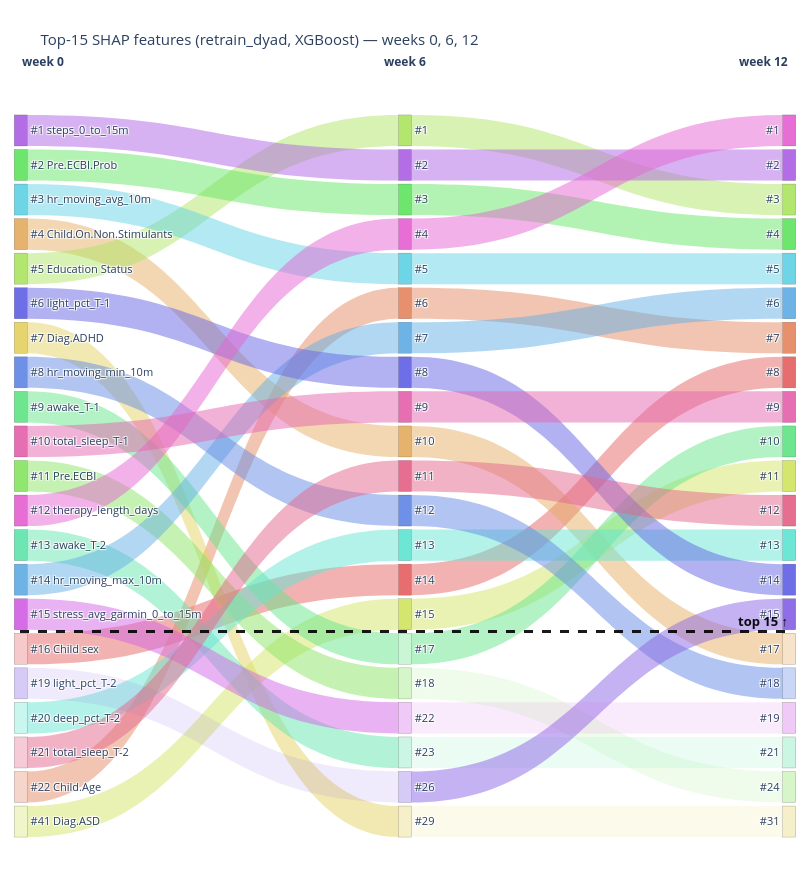

Notebook cell for this chart:
### Code cell
# Coarser view: start / mid / end of the studied window.
fig_coarse = feature_sankey(
    [0, 6, 12],
    importance_by_week,
    top_n=15,
    title="Top-15 SHAP features (retrain_dyad, XGBoost) — weeks 0, 6, 12",
)
fig_coarse.show()

### Figure 1 — Plotly figure (JSON) as saved in the notebook; plotly's stock layout.template omitted (floating-point values rounded to 4 significant figures)
{"data": [{"arrangement": "fixed", "link": {"color": ["rgba(229,103,103,0.5)", "rgba(229,139,103,0.5)", "rgba(229,175,103,0.5)", "rgba(229,211,103,0.5)", "rgba(211,229,103,0.5)", "rgba(175,229,103,0.5)", "rgba(139,229,103,0.5)", "rgba(103,229,103,0.5)", "rgba(103,229,139,0.5)", "rgba(103,229,175,0.5)", "rgba(103,229,211,0.5)", "rgba(103,211,229,0.5)", "rgba(103,175,229,0.5)", "rgba(103,139,229,0.5)", "rgba(103,103,229,0.5)", "rgba(139,103,229,0.13)", "rgba(175,103,229,0.5)", "rgba(211,103,229,0.5)", "rgba(229,103,211,0.5)", "rgba(229,103,175,0.5)", "rgba(229,103,139,0.5)", "rgba(229,103,103,0.5)", "rgba(229,139,103,0.5)", "rgba(229,175,103,0.5)", "rgba(229,211,103,0.13)", "rgba(211,229,103,0.5)", "rgba(175,229,103,0.5)", "rgba(139,229,103,0.13)", "rgba(103,229,103,0.5)", "rgba(103,229,139,0.5)", "rgba(103,229,175,0.13)", "rgba(103,229,211,0.5)", "rgba(103,211,229,0.5)", "rgba(103,175,229,0.5)", "rgba(103,139,229,0.5)", "rgba(103,103,229,0.5)", "rgba(139,103,229,0.5)", "rgba(175,103,229,0.5)", "rgba(211,103,229,0.13)", "rgba(229,103,211,0.5)", "rgba(229,103,175,0.5)", "rgba(229,103,139,0.5)"], "source": [15, 19, 3, 6, 20, 4, 10, 1, 8, 12, 17, 2, 13, 7, 5, 16, 0, 14, 11, 9, 18, 34, 26, 30, 41, 35, 21, 37, 23, 36, 39, 33, 25, 27, 32, 28, 40, 22, 38, 24, 29, 31], "target": [34, 26, 30, 41, 35, 21, 37, 23, 36, 39, 33, 25, 27, 32, 28, 40, 22, 38, 24, 29, 31, 49, 48, 57, 62, 52, 44, 61, 45, 51, 60, 54, 46, 47, 58, 55, 56, 43, 59, 42, 50, 53], "value": [1, 1, 1, 1, 1, 1, 1, 1, 1, 1, 1, 1, 1, 1, 1, 1, 1, 1, 1, 1, 1, 1, 1, 1, 1, 1, 1, 1, 1, 1, 1, 1, 1, 1, 1, 1, 1, 1, 1, 1, 1, 1]}, "node": {"color": ["rgba(175,103,229,0.95)", "rgba(103,229,103,0.95)", "rgba(103,211,229,0.95)", "rgba(229,175,103,0.95)", "rgba(175,229,103,0.95)", "rgba(103,103,229,0.95)", "rgba(229,211,103,0.95)", "rgba(103,139,229,0.95)", "rgba(103,229,139,0.95)", "rgba(229,103,175,0.95)", "rgba(139,229,103,0.95)", "rgba(229,103,211,0.95)", "rgba(103,229,175,0.95)", "rgba(103,175,229,0.95)", "rgba(211,103,229,0.95)", "rgba(229,103,103,0.35)", "rgba(139,103,229,0.35)", "rgba(103,229,211,0.35)", "rgba(229,103,139,0.35)", "rgba(229,139,103,0.35)", "rgba(211,229,103,0.35)", "rgba(175,229,103,0.95)", "rgba(175,103,229,0.95)", "rgba(103,229,103,0.95)", "rgba(229,103,211,0.95)", "rgba(103,211,229,0.95)", "rgba(229,139,103,0.95)", "rgba(103,175,229,0.95)", "rgba(103,103,229,0.95)", "rgba(229,103,175,0.95)", "rgba(229,175,103,0.95)", "rgba(229,103,139,0.95)", "rgba(103,139,229,0.95)", "rgba(103,229,211,0.95)", "rgba(229,103,103,0.95)", "rgba(211,229,103,0.95)", "rgba(103,229,139,0.35)", "rgba(139,229,103,0.35)", "rgba(211,103,229,0.35)", "rgba(103,229,175,0.35)", "rgba(139,103,229,0.35)", "rgba(229,211,103,0.35)", "rgba(229,103,211,0.95)", "rgba(175,103,229,0.95)", "rgba(175,229,103,0.95)", "rgba(103,229,103,0.95)", "rgba(103,211,229,0.95)", "rgba(103,175,229,0.95)", "rgba(229,139,103,0.95)", "rgba(229,103,103,0.95)", "rgba(229,103,175,0.95)", "rgba(103,229,139,0.95)", "rgba(211,229,103,0.95)", "rgba(229,103,139,0.95)", "rgba(103,229,211,0.95)", "rgba(103,103,229,0.95)", "rgba(139,103,229,0.95)", "rgba(229,175,103,0.35)", "rgba(103,139,229,0.35)", "rgba(211,103,229,0.35)", "rgba(103,229,175,0.35)", "rgba(139,229,103,0.35)", "rgba(229,211,103,0.35)"], "label": ["#1 steps_0_to_15m", "#2 Pre.ECBI.Prob", "#3 hr_moving_avg_10m", "#4 Child.On.Non.Stimulants", "#5 Education Status", "#6 light_pct_T-1", "#7 Diag.ADHD", "#8 hr_moving_min_10m", "#9 awake_T-1", "#10 total_sleep_T-1", "#11 Pre.ECBI", "#12 therapy_length_days", "#13 awake_T-2", "#14 hr_moving_max_10m", "#15 stress_avg_garmin_0_to_15m", "#16 Child sex", "#19 light_pct_T-2", "#20 deep_pct_T-2", "#21 total_sleep_T-2", "#22 Child.Age", "#41 Diag.ASD", "#1", "#2", "#3", "#4", "#5", "#6", "#7", "#8", "#9", "#10", "#11", "#12", "#13", "#14", "#15", "#17", "#18", "#22", "#23", "#26", "#29", "#1", "#2", "#3", "#4", "#5", "#6", "#7", "#8", "#9", "#10", "#11", "#12", "#13", "#14", "#15", "#17", "#18", "#19", "#21", "#24", "#31"], "line": {"color": "rgba(0,0,0,0.3)", "width": 0.5}, "pad": 6, "thickness": 13, "x": [0.001, 0.001, 0.001, 0.001, 0.001, 0.001, 0.001, 0.001, 0.001, 0.001, 0.001, 0.001, 0.001, 0.001, 0.001, 0.001, 0.001, 0.001, 0.001, 0.001, 0.001, 0.5, 0.5, 0.5, 0.5, 0.5, 0.5, 0.5, 0.5, 0.5, 0.5, 0.5, 0.5, 0.5, 0.5, 0.5, 0.5, 0.5, 0.5, 0.5, 0.5, 0.5, 0.999, 0.999, 0.999, 0.999, 0.999, 0.999, 0.999, 0.999, 0.999, 0.999, 0.999, 0.999, 0.999, 0.999, 0.999, 0.999, 0.999, 0.999, 0.999, 0.999, 0.999], "y": [0.05238, 0.09714, 0.1419, 0.1867, 0.2314, 0.2762, 0.321, 0.3657, 0.4105, 0.4552, 0.5, 0.5448, 0.5895, 0.6343, 0.679, 0.7238, 0.7686, 0.8133, 0.8581, 0.9029, 0.9476, 0.05238, 0.09714, 0.1419, 0.1867, 0.2314, 0.2762, 0.321, 0.3657, 0.4105, 0.4552, 0.5, 0.5448, 0.5895, 0.6343, 0.679, 0.7238, 0.7686, 0.8133, 0.8581, 0.9029, 0.9476, 0.05238, 0.09714, 0.1419, 0.1867, 0.2314, 0.2762, 0.321, 0.3657, 0.4105, 0.4552, 0.5, 0.5448, 0.5895, 0.6343, 0.679, 0.7238, 0.7686, 0.8133, 0.8581, 0.9029, 0.9476]}, "type": "sankey"}], "layout": {"annotations": [{"font": {"color": "rgba(0,0,0,0.95)", "size": 13}, "showarrow": false, "text": "<b>top 15 ↑</b>", "x": 1, "xanchor": "right", "xref": "paper", "y": 0.2986, "yanchor": "bottom", "yref": "paper"}, {"font": {"size": 12}, "showarrow": false, "text": "<b>week 0</b>", "x": 0, "xref": "paper", "y": 1.05, "yref": "paper"}, {"font": {"size": 12}, "showarrow": false, "text": "<b>week 6</b>", "x": 0.5, "xref": "paper", "y": 1.05, "yref": "paper"}, {"font": {"size": 12}, "showarrow": false, "text": "<b>week 12</b>", "x": 1, "xref": "paper", "y": 1.05, "yref": "paper"}], "font": {"size": 11}, "height": 882, "margin": {"b": 20, "l": 20, "r": 20, "t": 90}, "shapes": [{"line": {"color": "rgba(0,0,0,0.9)", "dash": "dash", "width": 3}, "type": "line", "x0": 0, "x1": 1, "xref": "paper", "y0": 0.2986, "y1": 0.2986, "yref": "paper"}], "title": {"text": "Top-15 SHAP features (retrain_dyad, XGBoost) — weeks 0, 6, 12"}, "width": 810}}
